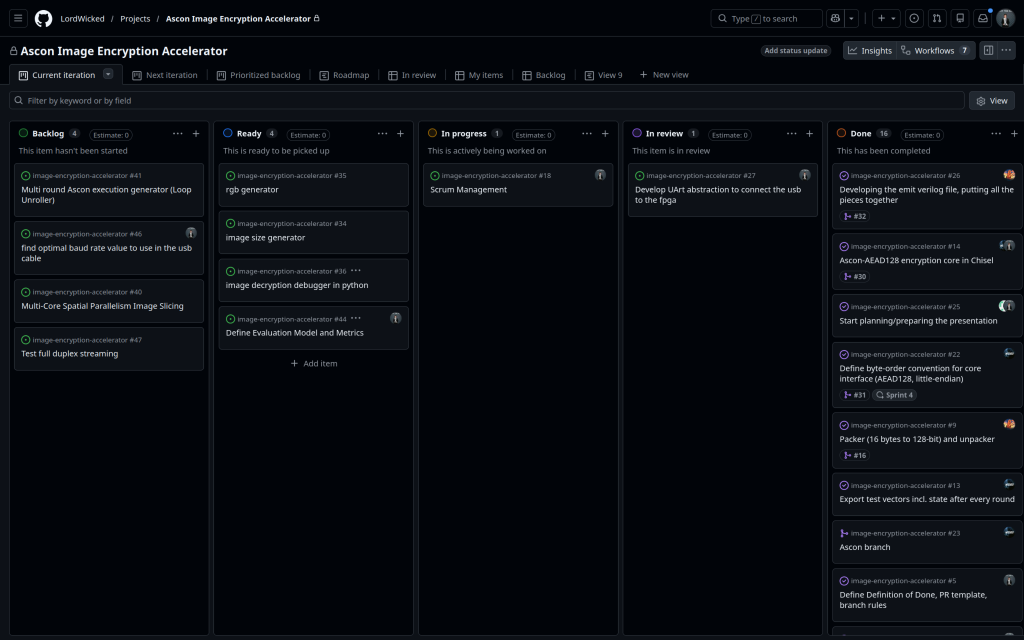
#> input picture assets/before_5week.png, 3072 x 1920 px (shown at 1/3 size); its folder holds 3 pictures in this run
$ python bench.py
#> lines starting #> are read from the running program, lines starting #| are printed output that depends on the picture
### tools/board_port.py
# finds the serial port of the board, the USB-UART of the Nexys A7 is an FTDI chip (vendor id 0x0403)
# if there are several FTDI ports the last one is used
import sys


def find_port():
    from serial.tools import list_ports

    ftdi = [p for p in list_ports.comports() if p.vid == 0x0403]
    if not ftdi:
        names = ", ".join(p.device for p in list_ports.comports()) or "none"
        sys.exit(f"no Nexys A7 found (serial ports: {names}). Is the USB cable in and the board on? "
                 "Or give the port with --port")
    return sorted(ftdi, key=lambda p: (len(p.device), p.device))[-1].device


# [2 lines that do not run on import are left out]

### tools/bench.py
# timing on the board: sends N images in one go, measures the round trip and checks every result
# with pyascon. Adds one line per run to a csv that evaluation/make_graphs.py uses
#
#   python tools/bench.py --baud 2000000 --size 256 --counts 1,2,4,8,16 --repeat 3
#   options: --images assets, --csv evaluation/data/board.csv, --port
#
# the bitstream has to match size and baud. The ready ones are 256x256 at 2 Mbaud and 64x64 at
# 3 Mbaud, for others build one (see the README).
# csv columns: baud;width;height;images;bytes_sent;bytes_back;seconds;all_ok
# close heavy programs like vivado while measuring, otherwise the PC itself loses bytes
import argparse, os, sys, time, threading
import serial
from PIL import Image

HERE = os.path.dirname(os.path.abspath(__file__))
sys.path.insert(0, HERE)
import ascon  # official pyascon
from board_port import find_port

p = argparse.ArgumentParser()
p.add_argument("--baud", type=int, default=2000000, help="must match the bitstream")
p.add_argument("--size", type=int, default=256, help="width = height of the bitstream")
p.add_argument("--counts", default="1", help="numbers of images per run, for example 1,2,4,8")
p.add_argument("--repeat", type=int, default=1, help="runs per count")
p.add_argument("--images", default=os.path.join(HERE, "..", "assets"), help="folder with the pictures to send")
p.add_argument("--csv", default=os.path.join(HERE, "..", "evaluation", "data", "board.csv"))
p.add_argument("--port", default=None, help="serial port of the board, found automatically if not given")
args = p.parse_args()

W = H = args.size
KEY = bytes(range(16))
photos = sorted(os.path.join(args.images, n) for n in os.listdir(args.images)
                if n.lower().endswith((".jpg", ".jpeg", ".png", ".bmp")))
if not photos:
    sys.exit(f"no pictures in {args.images}")
pics = [Image.open(p).convert("RGB").resize((W, H), Image.LANCZOS).tobytes() for p in photos]
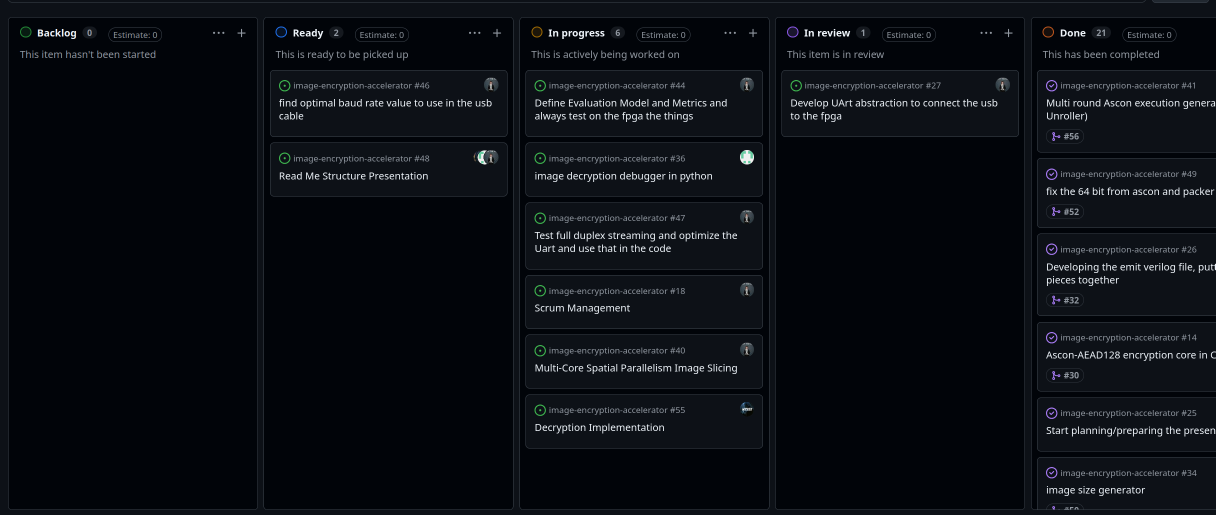
#> input picture assets/before_6week.png, 2431 x 1029 px (shown at 1/2 size)
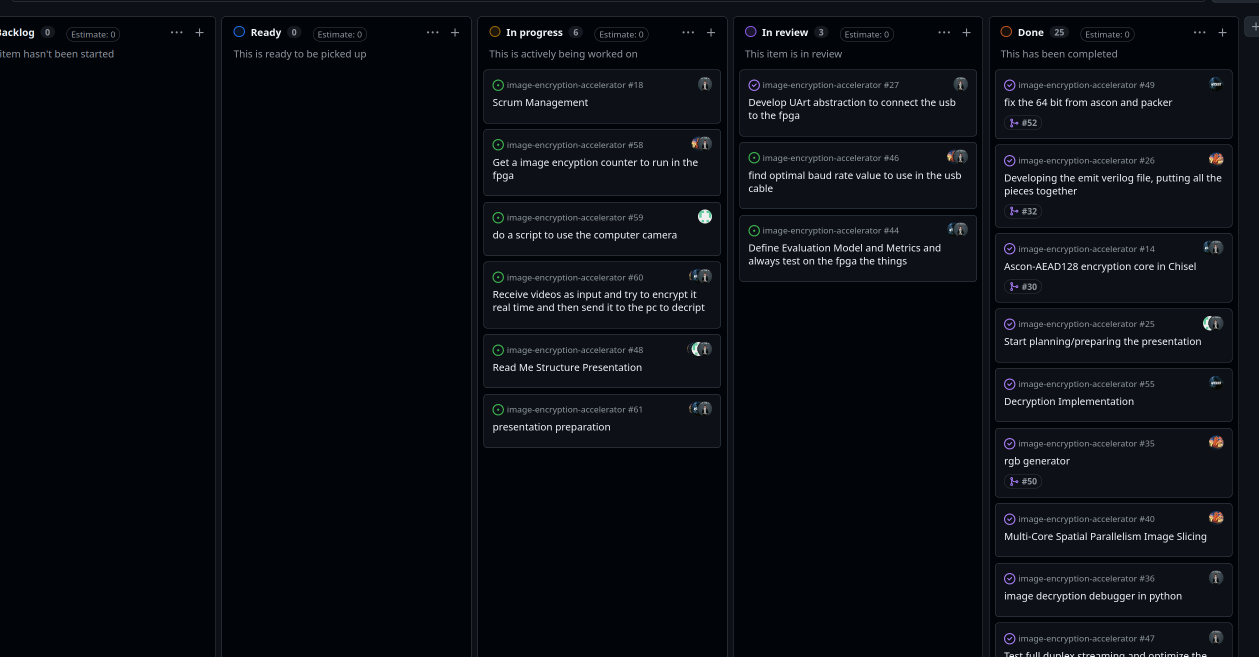
#> input picture assets/before_7week.png, 2518 x 1313 px (shown at 1/2 size)
#> pics = 3 items
per = 16 + W * H * 3 + 16  # nonce + ciphertext + tag

#> (the run stopped early here; a loop or call above may not have finished)
